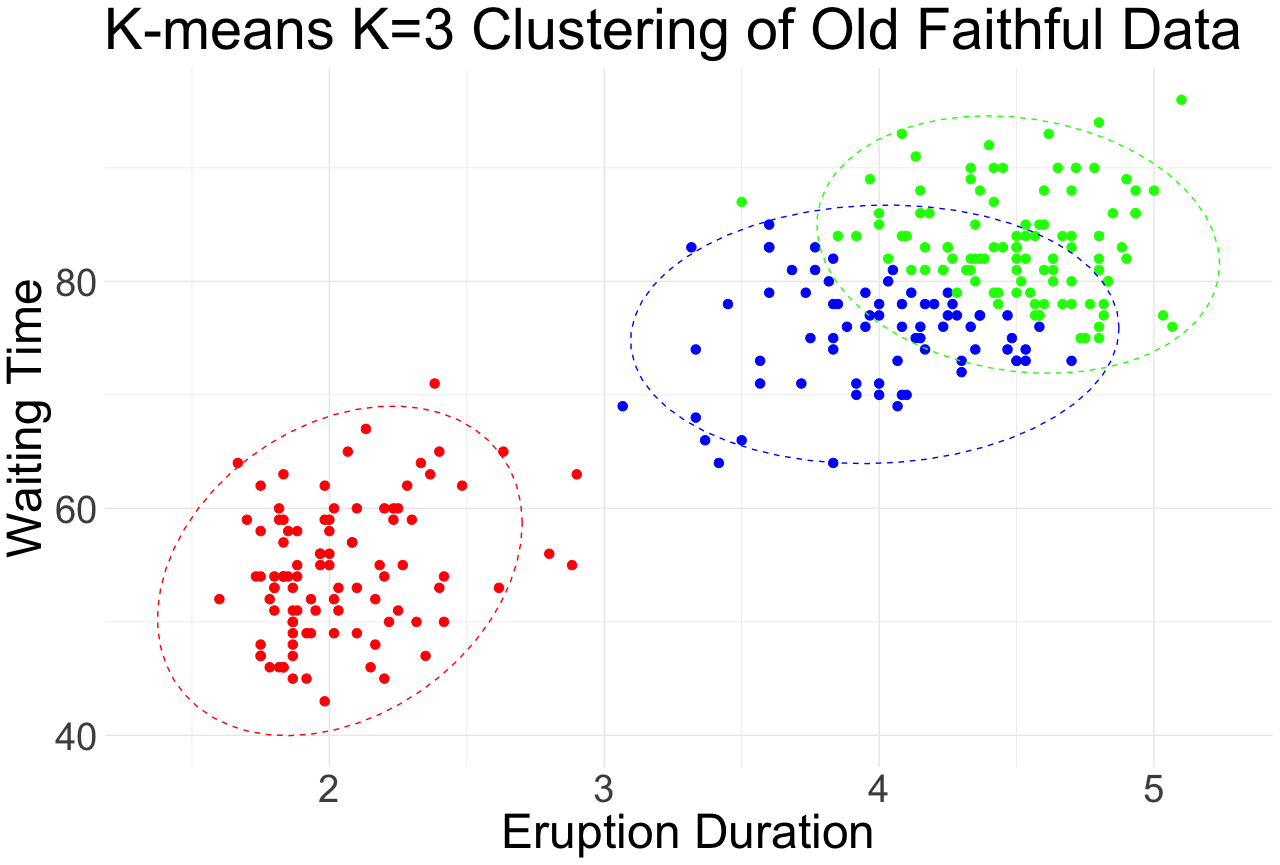

This figure's R source:
data(faithful)
head(faithful)
summary(faithful)
faithful_scaled <- scale(faithful)
wss <- (nrow(faithful_scaled)-1)*sum(apply(faithful_scaled,2,var))
for (i in 2:15) wss[i] <- sum(kmeans(faithful_scaled, centers=i)$withinss)


par(mar = c(8, 8, 8, 8))

plot(1:15, wss, type="b", xlab="Number of Clusters", ylab="Within sum of squares",
     main="Elbow Method",
     pch=19, frame=FALSE, col="blue",
     cex.lab=3,  # 调整 xlab 和 ylab 的字体大小
     cex.main=3)   # 调整 main 的字体大小
grid(nx = NULL, ny = NULL, col = "lightgray", lty = "dotted")
abline(v=3, col="red", lty=2)
abline(v=2, col='red', lty=2)
legend("topright", legend=c("WSS"), col="blue", pch=19, bty="n")

set.seed(99) 
kmeans_result <- kmeans(faithful_scaled, centers=3)

kmeans_result$cluster
kmeans_result$centers

# install.packages("ggplot2")
library(ggplot2)

faithful$cluster <- as.factor(kmeans_result$cluster)
cluster_colors <- c("1" = "red", "2" = "blue", "3" = "green")

ggplot(faithful, aes(x=eruptions, y=waiting, color=cluster)) + 
  geom_point(size=3) + 
  stat_ellipse(aes(group=cluster), type="norm", linetype=2) + 
  scale_color_manual(values = cluster_colors, guide = FALSE) +
  labs(title="K-means K=3 Clustering of Old Faithful Data", 
       x="Eruption Duration", 
       y="Waiting Time") +
  theme_minimal() +
  theme(
    text = element_text(size = 36) 
  )
